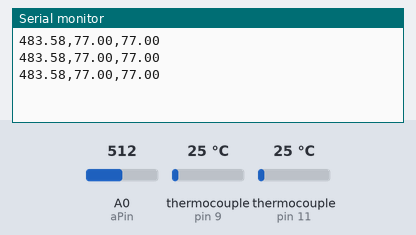
Bench run of a sketch on a simulated Arduino Uno, built with avr-gcc and run on an emulated ATmega328P. Parts: the last lines printed to the serial monitor. Inputs (shaded band) come from the test bench; at power-on: thermocouple (sensors on pin 9, pin 11) 25 °C, A0 (aPin) = 512.

Above: at 1.7 s.
1.8 s: thermocouple (sensor on pin 9) set to 6 °C
At 2.5 s:
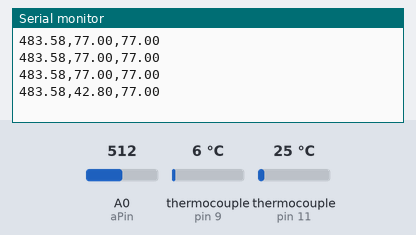
3.3 s: thermocouple (sensor on pin 11) set to 6 °C
At 4.0 s:
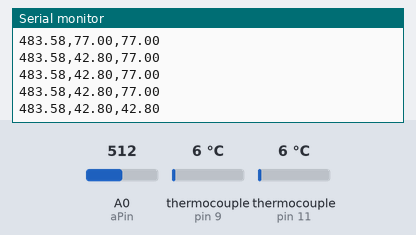
4.8 s: A0 (aPin) set to 716
At 4.8 s:
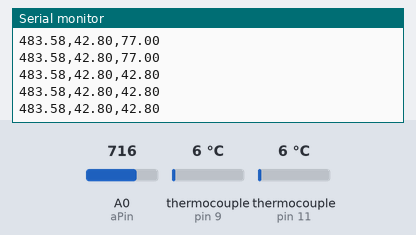
6.3 s: thermocouple (sensor on pin 9) set to 75 °C
At 6.7 s:
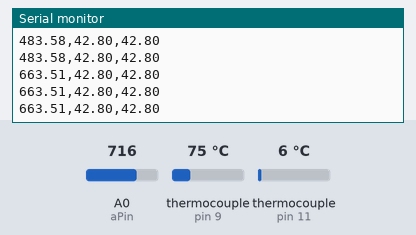
7.8 s: thermocouple (sensor on pin 11) set to 75 °C
At 8.2 s:
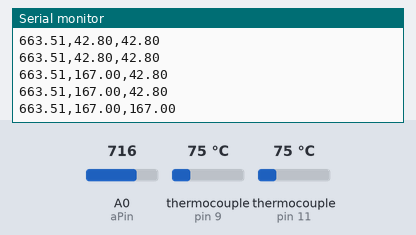
9.3 s: A0 (aPin) set to 900
At 9.8 s:
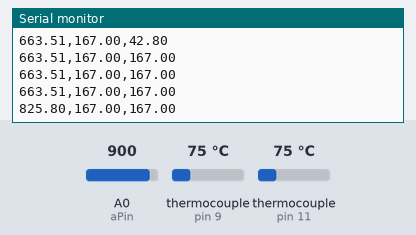
Timing chart, 0 to 11.8 s (numbered marks = the images above; inputs shaded):
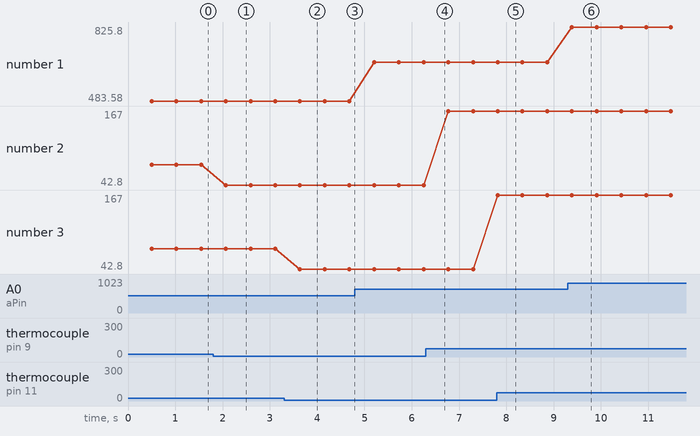

The sketch:

2thermocouple_and_lm35.ino
```cpp
// Sample Arduino MAX6675 Arduino Sketch

#include "max6675.h"

int ktcSO = 8;
int ktcCS = 9;
int ktcCS2 = 11;
int ktcCLK = 10;

int aPin = 0;
int rValue = 0;
float tp = 0;
float tpF = 0;

MAX6675 ktc(ktcCLK, ktcCS, ktcSO);
MAX6675 ktc2(ktcCLK, ktcCS2, ktcSO);


void setup() {
  Serial.begin(9600);
  // give the MAX a little time to settle
  delay(500);
}

void loop() {
  // basic readout test
  rValue = analogRead(aPin);
//Serial.println(readValue);
tp = (rValue * 0.0049);
tp = tp * 100;
tpF = (tp * 1.8) + 32;
Serial.print(tpF);
delay(10);

//sensor 1
   Serial.print(",");
   Serial.print(ktc.readFahrenheit());
delay(10);
//sensor 2
    Serial.print(",");
   Serial.println(ktc2.readFahrenheit());
   delay(500);
}
```

Measured:
- after the input at 1.8 s, the serial monitor: prints a new line after 0.27 s (image 1)
- after the input at 3.3 s, the serial monitor: prints a new line after 0.34 s (image 2)
- after the input at 7.8 s, the serial monitor: prints a new line at once (image 5)
- after the input at 9.3 s, the serial monitor: prints a new line after 0.09 s (image 6)
- plotted number 1: 483.58 → 663.51 after the input at 4.8 s, 663.51 → 825.8 after the input at 9.3 s
- plotted number 2: 77 → 42.8 after the input at 1.8 s, 42.8 → 167 after the input at 6.3 s
